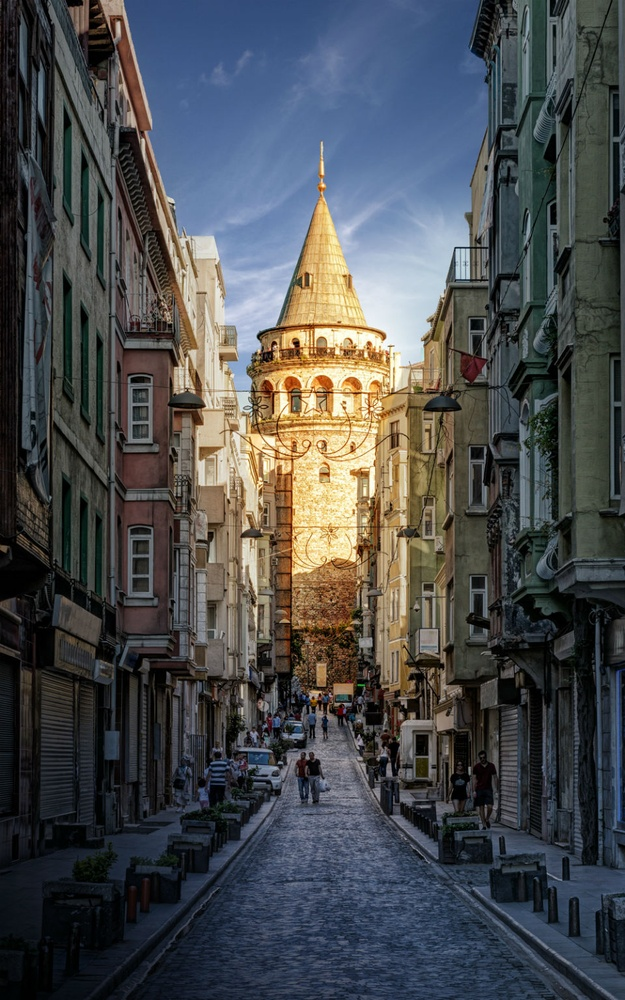
#> input picture sample_inputs/city.jpg, 625 x 1000 px, shrunk from 960 x 1536 before the run
$ python canny_threshold.py
#> lines starting #> are read from the running program, lines starting #| are printed output that depends on the picture; after the words box and inside, x2 and y2 are one past the last pixel; in counts of white or black regions, pixels touching at a corner belong together
# -*- coding: utf-8 -*-
"""
Created on Tue Mar  9 22:02:10 2021

@author: Kaan Baykara
"""

import cv2 as cv


def main():

    """ This code applies canny edge detection and threshold on image """

    image_city = cv.imread('sample_inputs/city.jpg')
#> image_city is the input picture: shape (1000, 625, 3); mean B, G, R 78.6, 76.6, 74.1

    image_gray = cv.cvtColor(image_city, cv.COLOR_BGR2GRAY)
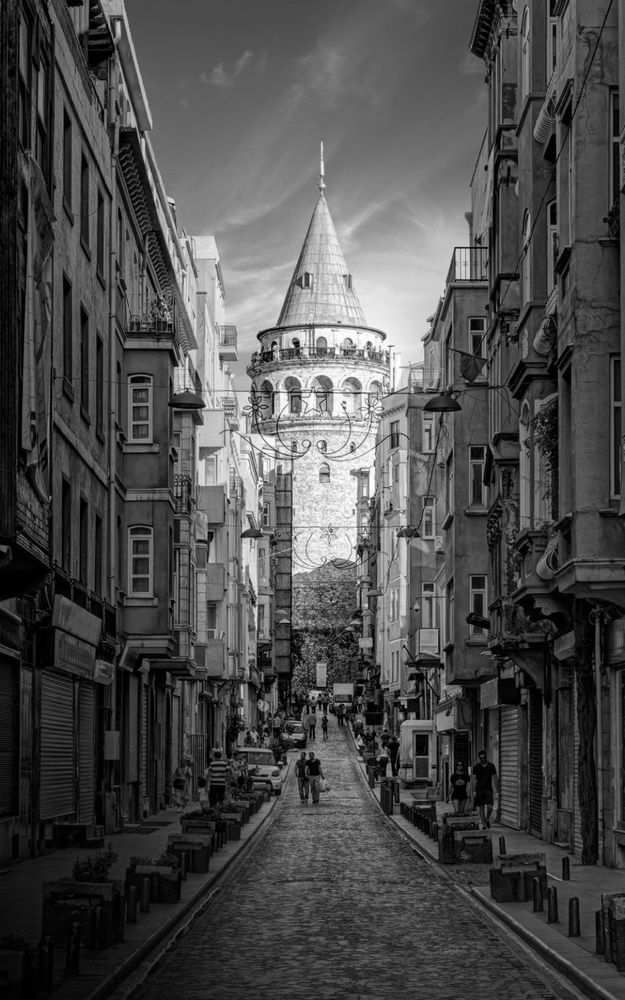
#> image_gray: shape (1000, 625); min 0, max 254, mean 76.1

    blurred_city = cv.GaussianBlur(image_gray, (5, 5), 15)

    variable, threshold = cv.threshold(blurred_city, 127, 255, cv.THRESH_BINARY)
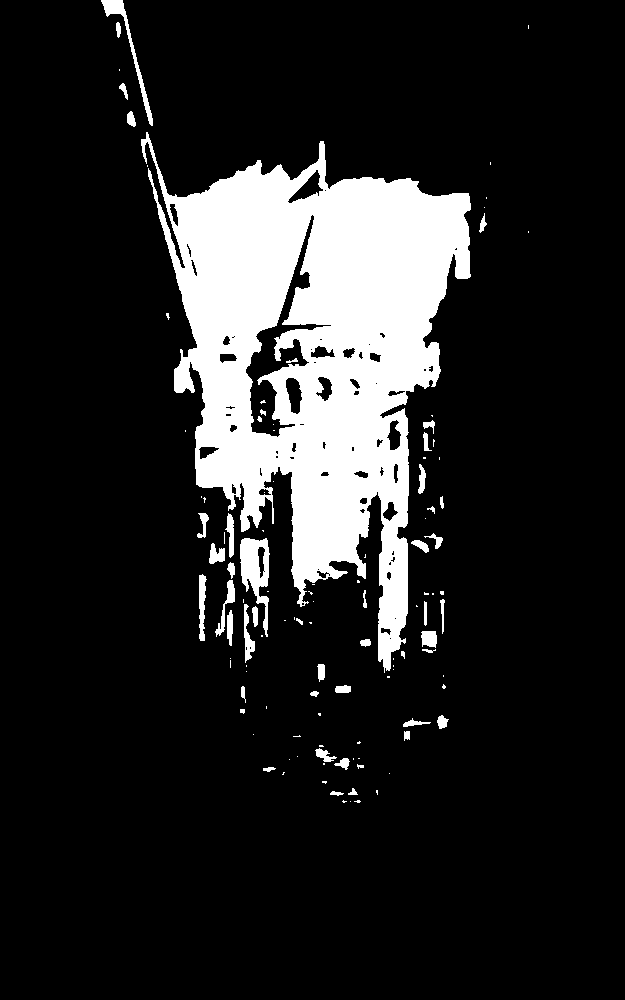
#> threshold: shape (1000, 625); 14.4% white; 114 white regions (66 under 20 px), largest, box (x1, y1, x2, y2) and area: (141, 132, 471, 673) 83125, (240, 538, 270, 637) 1420, (101, 0, 153, 126) 749

    canny_edge_detection = cv.Canny(blurred_city, 100, 200)
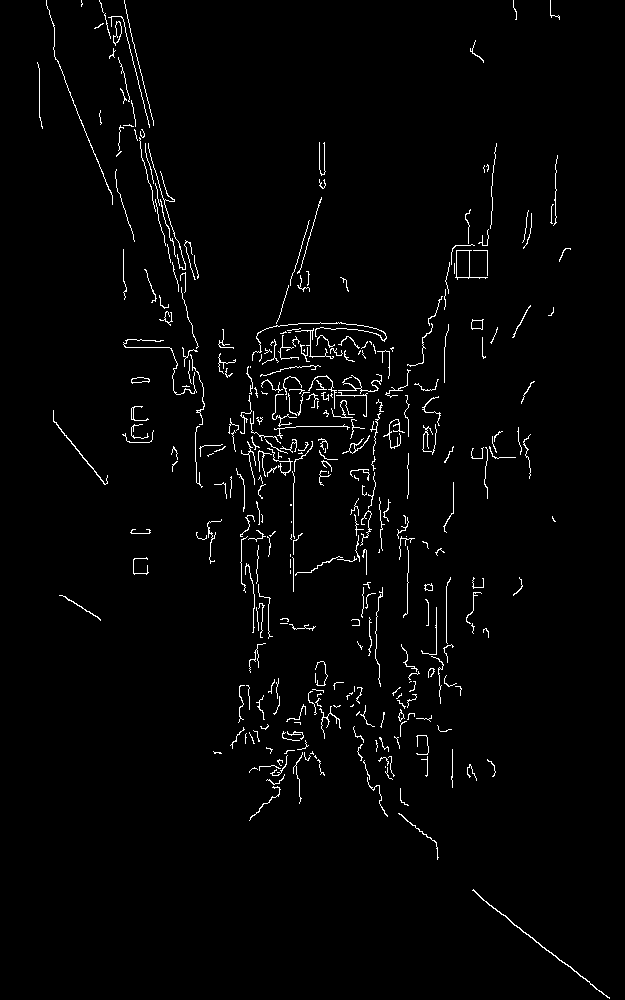
#> canny_edge_detection: shape (1000, 625); 2.1% white in thin lines or dots

    cv.imshow('canny', canny_edge_detection)

    cv.imshow('threshold', threshold)

    cv.waitKey(0)

    cv.destroyAllWindows()

if __name__ == "__main__":
    main()
